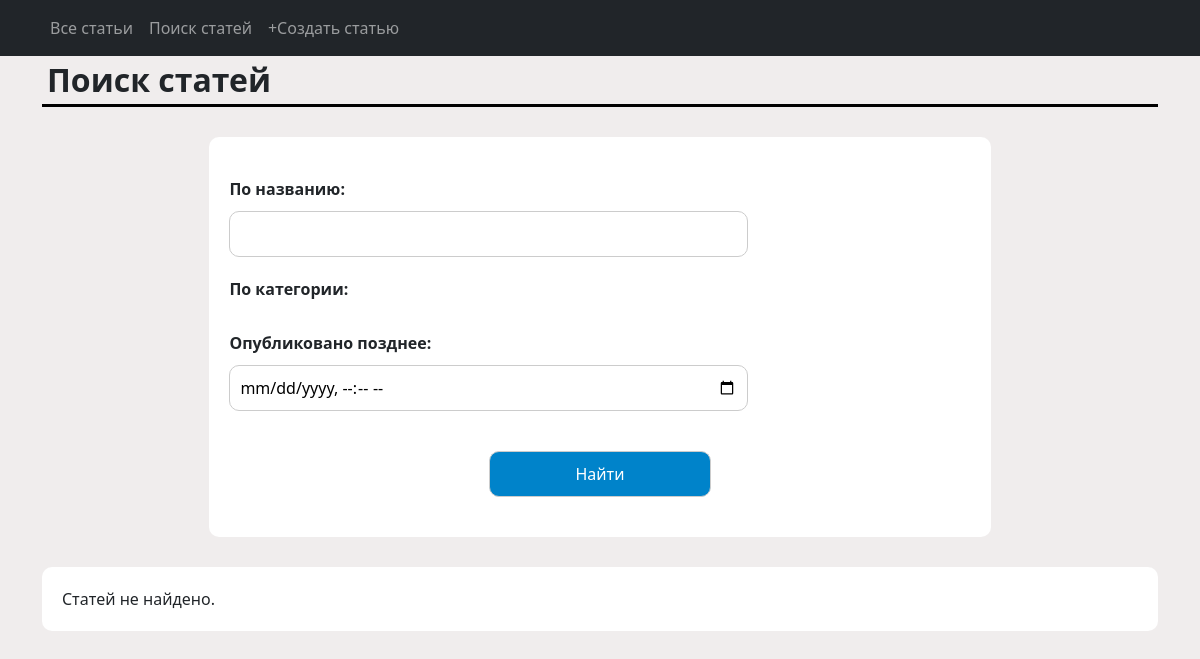
The page /news/search/ on the database as committed earlier.
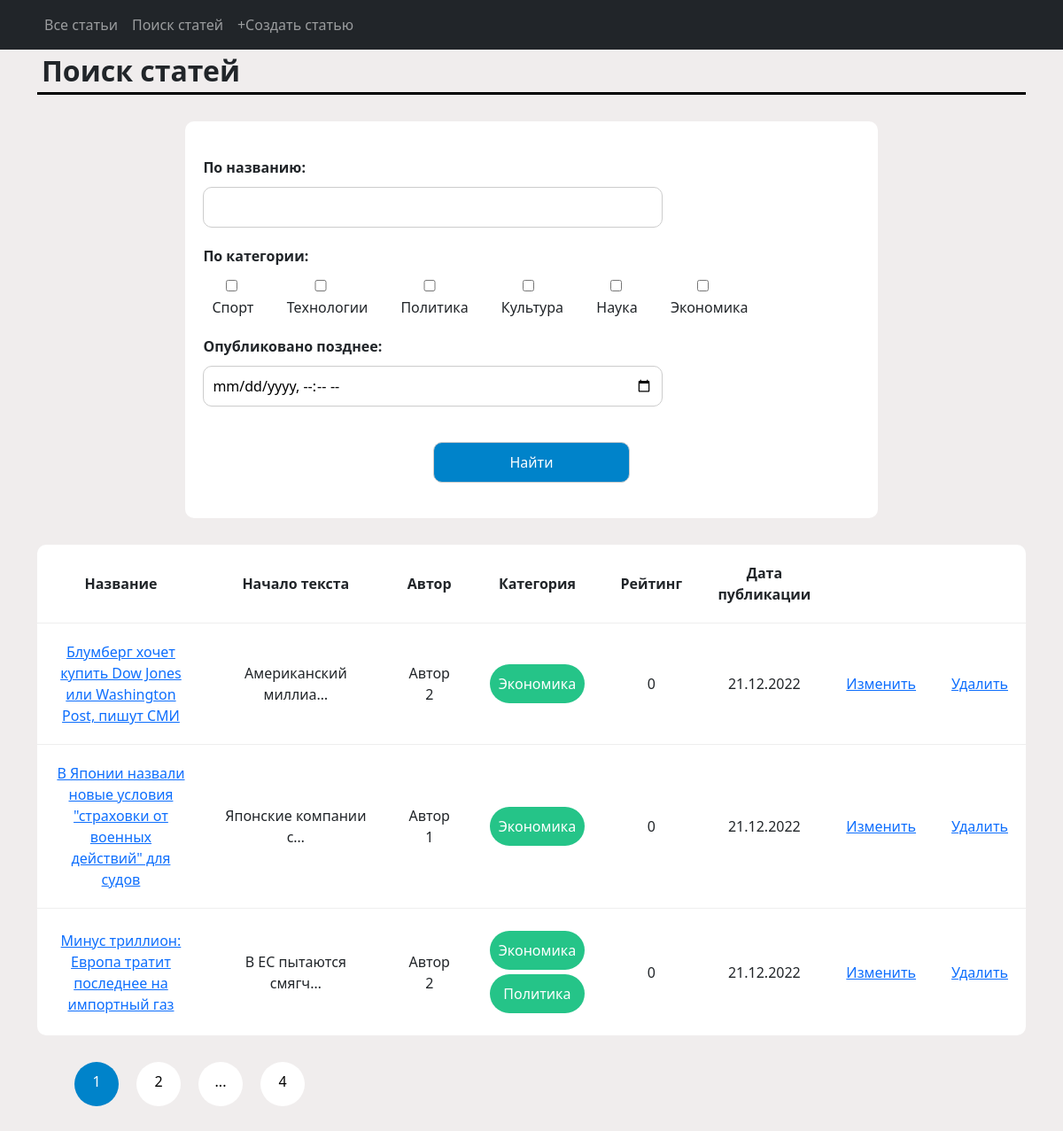
The same page on the database as committed later.
### app/models.py (models this page shows, shortened)
class Post(models.Model):
    created_at = models.DateTimeField(auto_now_add=True)
    title = models.CharField(max_length=128)
    text = models.TextField()
    rating = models.SmallIntegerField(default=0)
    category_type = models.CharField(
        max_length=1,
        choices=POST_TYPES,
        default=ARTICLE
    )
    author = models.ForeignKey(
        Author,
        on_delete=models.CASCADE
    )
    post_category = models.ManyToManyField(
        Category,
        through='PostCategory'
    )

class Author(models.Model):
    rating = models.SmallIntegerField(default=0)
    user = models.OneToOneField(
        User,
        on_delete=models.CASCADE
    )

class Category(models.Model):
    name = models.CharField(
        max_length=64,
        unique=True
    )
    def __str__(self):
        return f'{self.name}'

### app/views.py (the view)
# urls.py: path('search/', PostSearch.as_view(), name='post_search'),
class PostSearch(ListView):
    model = Post
    ordering = '-created_at'
    template_name = 'news/post_search.html'
    context_object_name = 'posts'
    paginate_by = 3
    def get_queryset(self):
        queryset = super().get_queryset()
        self.filterset = PostFilter(self.request.GET, queryset)
        return self.filterset.qs
    def get_context_data(self, **kwargs):
        context = super().get_context_data(**kwargs)
        context['filterset'] = self.filterset
        return context

### app/templatetags/custom_filters.py (called while the page is built)
@register.filter(name='censor')
def censor(value: str):
    for word in value.split():
        if word.lower() in bad_words:
            value = value.replace(word, f"{word[0]}{'*' * (len(word) - 1)}")
    return value

### app/templatetags/custom_tags.py (called while the page is built)
@register.simple_tag(takes_context=True)
def url_replace(context, **kwargs):
    d = context['request'].GET.copy()
    for k, v in kwargs.items():
        d[k] = v
    return d.urlencode()

### templates/news/post_search.html (shortened to what this page needs)
{% extends 'news/default.html' %}
{% load custom_filters %}
{% load custom_tags %}
{% block content %}
    <h1 class="page-header">Поиск статей</h1>
    <div class="page-search">
        <form method="GET" class="post-form">
            {{ filterset.form.as_div }}
            <input type="submit" value="Найти">
        </form>
    </div>
    {% if posts %}
        <div class="page-content">
        <table class="posts-table">
        <col style="width: 30%;">
        <col style="width: 30%;">
        <col style="width: 10%;">
        <col style="width: 10%;">
        <col style="width: 10%;">
        <col style="width: 10%;">
        <tr>
            <th>Название</th>
            <th>Начало текста</th>
            <th>Автор</th>
            <th>Категория</th>
            <th>Рейтинг</th>
            <th>Дата публикации</th>
            <th>&nbsp;</th>
            <th>&nbsp;</th>
        </tr>
        {% for post in posts %}
            <tr>
                <td>
                    <a href="/news/{{ post.pk }}">{{ post.title|censor }}</a>
                </td>
                <td>{{ post.text|censor|truncatechars:20 }}</td>
                <td>
                    {{ post.author.user.username|title }}
                </td>
                <td>
                    {% for category in post.post_category.all %}
                        <div class="post-tag">{{ category.name|title}}</div>
                    {% endfor %}
                </td>
                <td>
                    {{ post.rating|title }}
                </td>
                <td>{{ post.created_at|date:'d.m.Y' }}</td>
                <td><a href="/news/{{ post.pk }}/edit">Изменить</a></td>
                <td><a href="/news/{{ post.pk }}/delete">Удалить</a></td>
            </tr>
        {% endfor %}
        </table>
        </div>
        <ul class="post-pagination">
            <li class="active_page">{{ page_obj.number }}</li>
            {% if page_obj.has_next %}
                <a href="?{% url_replace page=page_obj.next_page_number %}"><li>{{ page_obj.next_page_number }}</li></a>
                {% if paginator.num_pages != page_obj.next_page_number %}
                    <li>...</li>
                    <a href="?{% url_replace page=page_obj.paginator.num_pages %}"><li>{{ page_obj.paginator.num_pages }}</li></a>
                {% endif %}
            {% endif %}
        </ul>
   {% else %}
        <div class="post-nothing">Статей не найдено.</div>
   {% endif %}
{% endblock content %}

Rows that differ between the two databases and show on the page:
added Post: title|censor "Блумберг хочет купить Dow Jones или Washington Post, пишут СМИ", text|censor "Американский миллиа…", author.user.username "Автор 2", rating "0", created_at "21.12.2022"
added Category: name "Экономика"
added Post: title|censor "В Японии назвали новые условия \"страховки от военных действий\" для судов", text|censor "Японские компании с…", author.user.username "Автор 1", rating "0", created_at "21.12.2022"
added Post: title|censor "Минус триллион: Европа тратит последнее на импортный газ", text|censor "В ЕС пытаются смягч…", author.user.username "Автор 2", rating "0", created_at "21.12.2022"
added Category: name "Политика", shown under "Минус триллион: Европа тратит последнее на импортный газ"
Other text that changed with them:
form field category_filter: (not shown) → "☐ ☐ ☐ ☐ ☐ ☐"
{{ page_obj.number }}: (not shown) → "1"
{{ page_obj.next_page_number }}: (not shown) → "2"
{{ page_obj.paginator.num_pages }}: (not shown) → "4"
text no longer shown: "По названию: По категории: Опубликовано позднее: Статей не найдено."
text now shown: "По названию: По категории: Спорт Технологии Политика Культура Наука Экономика Опубликовано позднее: Название Начало текста Автор Категория Рейтинг Дата публикации ..."
